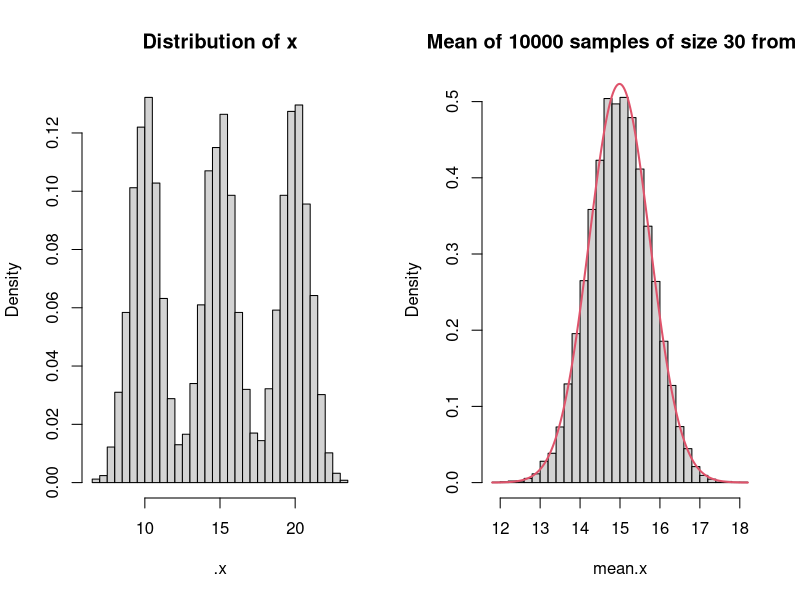
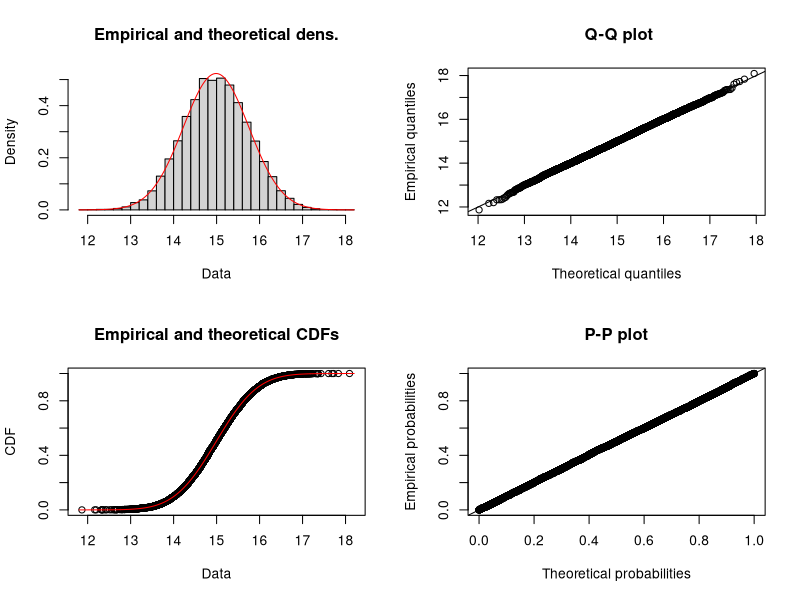
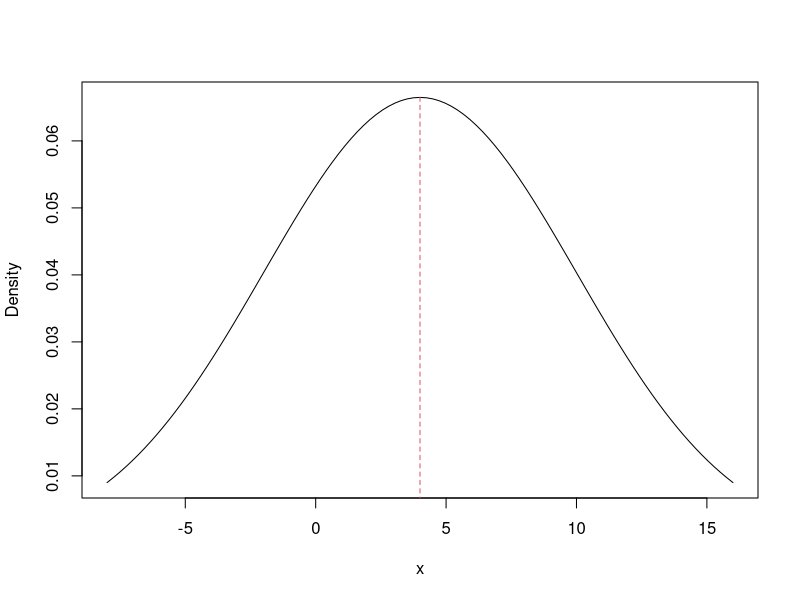
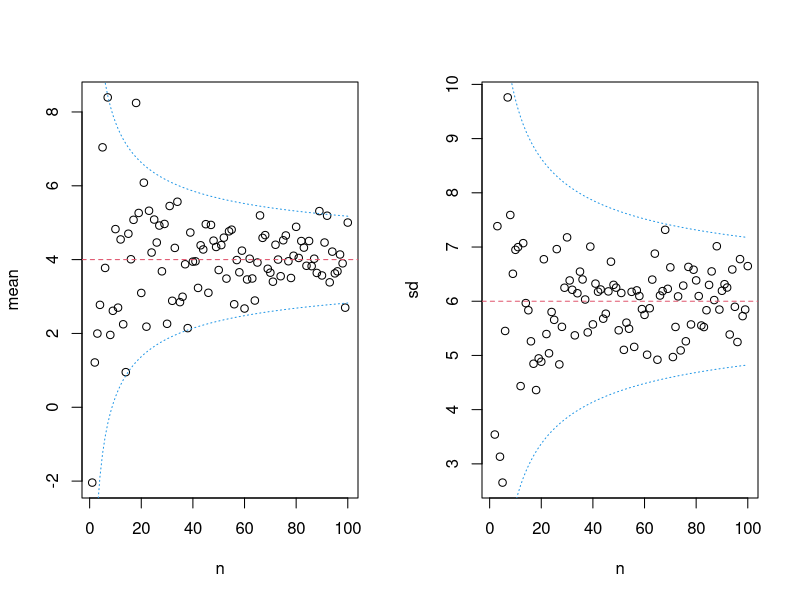
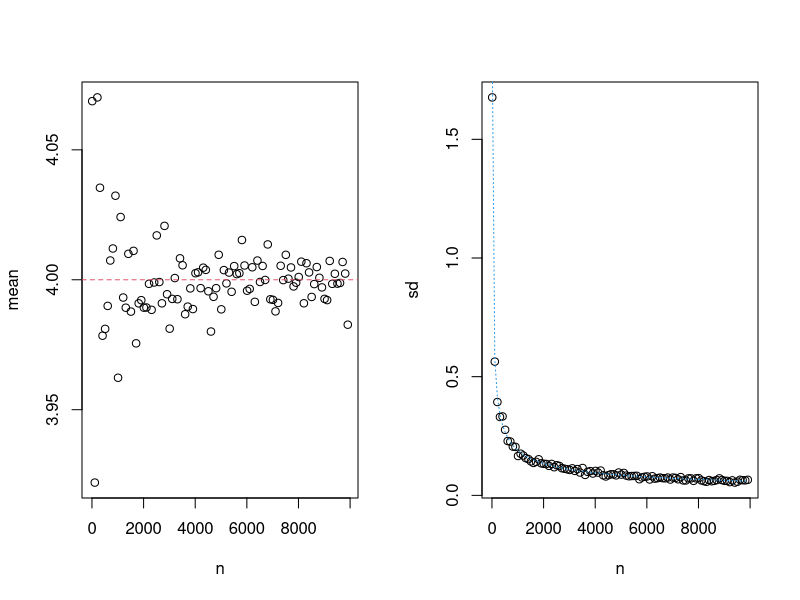
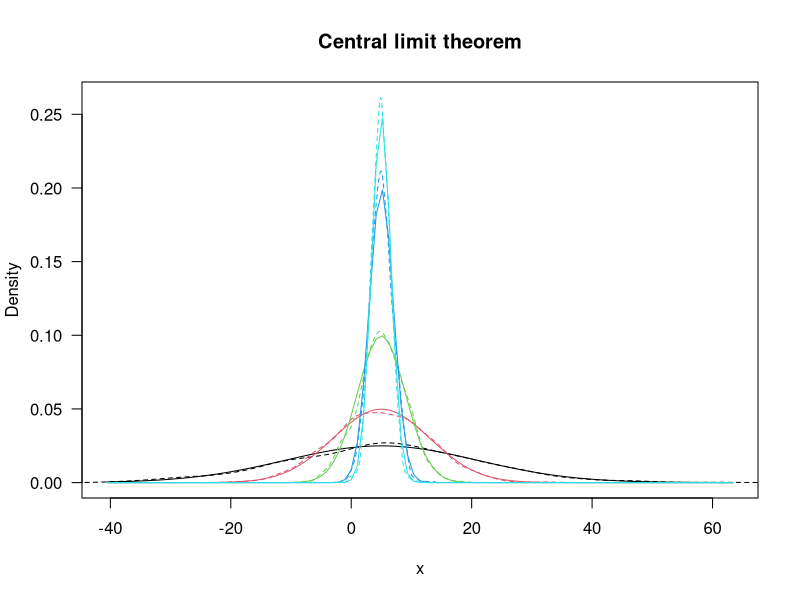
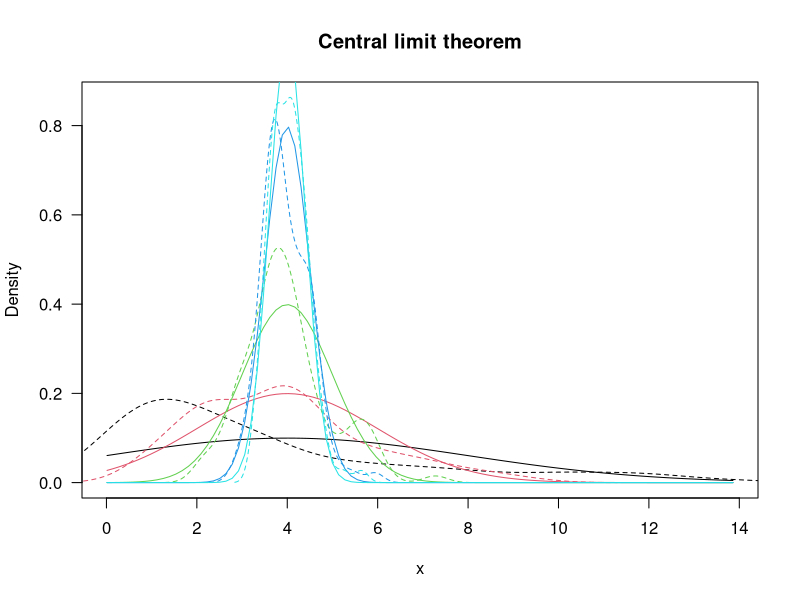

These charts were generated, in order, by the following R code:
library(fitdistrplus)

# Sample from a non-normal distribution, calculate mean for a large number of samples:

# Clearly non-normal variable, tri-modal
means <- c(10,15,20)
sds <- c(1,1,1)

.x <- rnorm(n=10000, mean=means, sd=sds)

# Do niter number of resamplings of size nsize from variable x, and calculate mean for each sample:
niter <- 10000
nsize <- 30

mean.x <- sapply(1:niter, function(i) mean(sample(x=.x, size=nsize, replace=TRUE)))

# Plot distribution of original variable x, and distribution of means of samples drawn from x
par(mfrow=c(1,2))
	hist(.x, freq=FALSE, breaks=30, main="Distribution of x", col="lightgrey")
	# for (i in 1:length(means)) curve(dnorm(x,means[i],sds[i]),add=T,n=1001,col=i, lwd=2)
	hist(mean.x, breaks=30, freq=FALSE, main=paste("Mean of", niter, "samples of size", nsize, "from x"), col="lightgrey")
	curve(dnorm(x,mean(mean.x),sd(mean.x)), n=1001, col=2, lty=1, lwd=2, add=T)
par(mfrow=c(1,1))

# Fit a normal distribution to the resamples:

f <- fitdist(mean.x, "norm")
dev.new()
plot(f, breaks=30)

# Sample from a normal distribution with mean=mu and sd=sigma
# Size of samples are 1:n, calculate mean for each sample.
# Purpose: demonstrate precision of sampling as sample size increases

# Define distribution parameters
mu <- 4
sigma <- 6

# Draw theoretical distribution
xlims <- c(floor(qnorm(0.025,mu,sigma)), ceiling(qnorm(0.975,mu,sigma)))

curve(dnorm(x,mu,sigma), xlim=xlims, ylab="Density")
lines(rep(mu,2), c(0,dnorm(mu,mu,sigma)), lty=2, col=2)

# Sample from the theoretical distribution
# Generate 1 sample for each sample size, 1:n
size <- 1:100
x <- lapply(size, function(i) rnorm(n=size[i], mean=mu, sd=sigma))

par(mfrow=c(1,2))
	# Mean
	plot(size, sapply(x, mean), xlab="n", ylab="mean")
	abline(h=mu, lty=2, col=2)
	# Add confidence limits
	lines(size, mu+(qnorm(0.025,0,1)*(sigma/sqrt(size))), lty=3, col=4)
	lines(size, mu+(qnorm(0.975,0,1)*(sigma/sqrt(size))), lty=3, col=4)
	# SD
	plot(size, sapply(x, sd), xlab="n", ylab="sd")
	abline(h=sigma, lty=2, col=2)
	lines(size, sigma+(qnorm(0.025,0,1)*(sigma/sqrt(size))), lty=3, col=4)
	lines(size, sigma+(qnorm(0.975,0,1)*(sigma/sqrt(size))), lty=3, col=4)
par(mfrow=c(1,1))

# Similar to above, but repeat nrepl number of time for each sample size i.

nrepl <- 100
size <- seq(10,10000,by=100)

x <- lapply(1:length(size), function(i) replicate(mean(rnorm(n=size[i], mean=mu, sd=sigma)), n=nrepl))

par(mfrow=c(1,2))
	plot(size, sapply(x, mean), xlab="n", ylab="mean")
	abline(h=mu, lty=2, col=2)

	plot(size, sapply(x, sd), xlab="n", ylab="sd")
	lines(size, sigma/sqrt(size), lty=3, col=4)
par(mfrow=c(1,1))


# Demo of Central Limit Theorem 3
# Show the connection with sample size and sample accuracy.

# Sample from normal distribution
n <- c(1,4,16,64,100)
mu <- 5
sigma <- 16
nrepl <- 1000


d <- t(replicate(sapply(1:length(n), function(i) mean(rnorm(n[i], mean=mu, sd=sigma))), n=nrepl))
colnames(d) <- n

apply(d,2,mean)
apply(d,2,sd)
sigma/sqrt(n)

d.ls <- lapply(1:length(n), function(i) density(d[,i]))
names(d.ls) <- n

ylims <- range(sapply(1:length(n), function(i) range(d.ls[[i]]$y)))

plot(x=range(d), y=ylims, type="n", xlab="x", ylab="Density", font.lab=1, las=1, main="Central limit theorem")

for (i in 1:length(n)) {
	lines(d.ls[[i]],col=i ,lty=2)
	curve(dnorm(x, mean=mu, sd=sigma/sqrt(n[i])),add=T,col=i)
}


# Sample from exponential distribution

n <- c(1,4,16,64,100)
rate <- 1/4
nrepl <- 100

d <- t(replicate(sapply(1:length(n), function(i) mean(rexp(n[i], rate=rate))), n=nrepl))
colnames(d) <- n

apply(d,2,mean)
apply(d,2,sd)
(1/rate)/sqrt(n)

d.ls <- lapply(1:length(n), function(i) density(d[,i]))
names(d.ls) <- n

ylims <- range(sapply(1:length(n), function(i) range(d.ls[[i]]$y)))

plot(x=range(d), y=ylims, type="n", xlab="x", ylab="Density", font.lab=1, las=1, main="Central limit theorem")

for (i in 1:length(n)) {
	lines(d.ls[[i]],col=i ,lty=2)
	curve(dnorm(x, mean=1/rate, sd=(1/rate)/sqrt(n[i])), add=TRUE, col=i)
}
